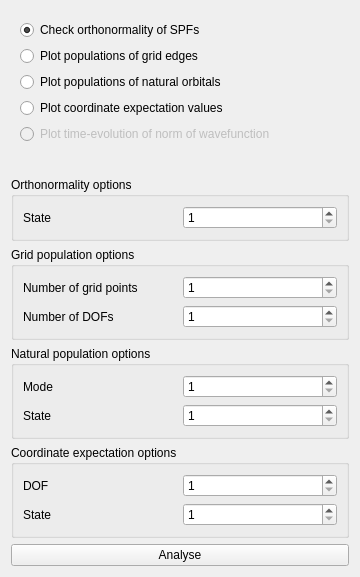
<?xml version="1.0" encoding="UTF-8"?>
<ui version="4.0">
 <class>analconv</class>
 <widget class="AnalysisTab" name="analconv">
  <property name="geometry">
   <rect>
    <x>0</x>
    <y>0</y>
    <width>360</width>
    <height>577</height>
   </rect>
  </property>
  <property name="windowTitle">
   <string>AnalysisConvergence</string>
  </property>
  <layout class="QVBoxLayout" name="verticalLayout">
   <item>
    <widget class="QWidget" name="list_widget" native="true">
     <layout class="QVBoxLayout" name="analconv_layout" stretch="0,0,0,0,0">
      <item>
       <widget class="QRadioButton" name="button_0">
        <property name="statusTip">
         <string>Executes ortho and plots SPF (SPDO) orthonormalities.</string>
        </property>
        <property name="text">
         <string>Check orthonormality of SPFs</string>
        </property>
        <property name="checked">
         <bool>true</bool>
        </property>
       </widget>
      </item>
      <item>
       <widget class="QRadioButton" name="button_1">
        <property name="statusTip">
         <string>Executes rdgpop and plots grid populations.</string>
        </property>
        <property name="text">
         <string>Plot populations of grid edges</string>
        </property>
       </widget>
      </item>
      <item>
       <widget class="QRadioButton" name="button_2">
        <property name="statusTip">
         <string>Executes rdcheck natpop and plots natural populations.</string>
        </property>
        <property name="text">
         <string>Plot populations of natural orbitals</string>
        </property>
       </widget>
      </item>
      <item>
       <widget class="QRadioButton" name="button_3">
        <property name="statusTip">
         <string>Executes rdcheck qdq and plots ⟨q⟩ and ⟨dq⟩.</string>
        </property>
        <property name="text">
         <string>Plot coordinate expectation values</string>
        </property>
       </widget>
      </item>
      <item>
       <widget class="QRadioButton" name="button_4">
        <property name="enabled">
         <bool>false</bool>
        </property>
        <property name="statusTip">
         <string>[Currently unavailable until norm is fixed.]</string>
        </property>
        <property name="text">
         <string>Plot time-evolution of norm of wavefunction</string>
        </property>
       </widget>
      </item>
     </layout>
    </widget>
   </item>
   <item>
    <spacer name="spacer">
     <property name="orientation">
      <enum>Qt::Vertical</enum>
     </property>
     <property name="sizeHint" stdset="0">
      <size>
       <width>0</width>
       <height>20</height>
      </size>
     </property>
    </spacer>
   </item>
   <item>
    <widget class="QGroupBox" name="ortho_box">
     <property name="title">
      <string>Orthonormality options</string>
     </property>
     <layout class="QGridLayout" name="gridLayout_13">
      <item row="0" column="0">
       <widget class="QLabel" name="ortho_state_label">
        <property name="text">
         <string>State</string>
        </property>
       </widget>
      </item>
      <item row="0" column="1">
       <widget class="QSpinBox" name="ortho_state">
        <property name="minimum">
         <number>1</number>
        </property>
       </widget>
      </item>
     </layout>
    </widget>
   </item>
   <item>
    <widget class="QGroupBox" name="gpop_box">
     <property name="title">
      <string>Grid population options</string>
     </property>
     <layout class="QGridLayout" name="gridLayout_3">
      <item row="0" column="0">
       <widget class="QLabel" name="gpop_nz_label">
        <property name="text">
         <string>Number of grid points</string>
        </property>
        <property name="buddy">
         <cstring>gpop_nz</cstring>
        </property>
       </widget>
      </item>
      <item row="0" column="1">
       <widget class="QSpinBox" name="gpop_nz">
        <property name="minimum">
         <number>1</number>
        </property>
       </widget>
      </item>
      <item row="1" column="0">
       <widget class="QLabel" name="gpop_dof_label">
        <property name="text">
         <string>Number of DOFs</string>
        </property>
        <property name="buddy">
         <cstring>gpop_dof</cstring>
        </property>
       </widget>
      </item>
      <item row="1" column="1">
       <widget class="QSpinBox" name="gpop_dof">
        <property name="minimum">
         <number>1</number>
        </property>
       </widget>
      </item>
     </layout>
    </widget>
   </item>
   <item>
    <widget class="QGroupBox" name="natpop_box">
     <property name="title">
      <string>Natural population options</string>
     </property>
     <layout class="QGridLayout" name="gridLayout_14">
      <item row="0" column="0">
       <widget class="QLabel" name="natpop_mode_label">
        <property name="text">
         <string>Mode</string>
        </property>
        <property name="buddy">
         <cstring>natpop_mode</cstring>
        </property>
       </widget>
      </item>
      <item row="0" column="1">
       <widget class="QSpinBox" name="natpop_mode">
        <property name="minimum">
         <number>1</number>
        </property>
       </widget>
      </item>
      <item row="1" column="0">
       <widget class="QLabel" name="natpop_state_label">
        <property name="text">
         <string>State</string>
        </property>
        <property name="buddy">
         <cstring>natpop_state</cstring>
        </property>
       </widget>
      </item>
      <item row="1" column="1">
       <widget class="QSpinBox" name="natpop_state">
        <property name="minimum">
         <number>1</number>
        </property>
       </widget>
      </item>
     </layout>
    </widget>
   </item>
   <item>
    <widget class="QGroupBox" name="qdq_box">
     <property name="title">
      <string>Coordinate expectation options</string>
     </property>
     <layout class="QGridLayout" name="gridLayout_15">
      <item row="0" column="0">
       <widget class="QLabel" name="qdq_dof_label">
        <property name="text">
         <string>DOF</string>
        </property>
        <property name="buddy">
         <cstring>qdq_dof</cstring>
        </property>
       </widget>
      </item>
      <item row="0" column="1">
       <widget class="QSpinBox" name="qdq_dof">
        <property name="minimum">
         <number>1</number>
        </property>
       </widget>
      </item>
      <item row="1" column="0">
       <widget class="QLabel" name="qdq_state_label">
        <property name="text">
         <string>State</string>
        </property>
        <property name="buddy">
         <cstring>qdq_state</cstring>
        </property>
       </widget>
      </item>
      <item row="1" column="1">
       <widget class="QSpinBox" name="qdq_state">
        <property name="minimum">
         <number>1</number>
        </property>
       </widget>
      </item>
     </layout>
    </widget>
   </item>
   <item>
    <widget class="QPushButton" name="analyse">
     <property name="text">
      <string>Analyse</string>
     </property>
    </widget>
   </item>
  </layout>
 </widget>
 <customwidgets>
  <customwidget>
   <class>AnalysisTab</class>
   <extends>QWidget</extends>
   <header>analysis_gui.ui.analysis_tab</header>
   <container>1</container>
  </customwidget>
 </customwidgets>
 <resources/>
 <connections/>
</ui>
